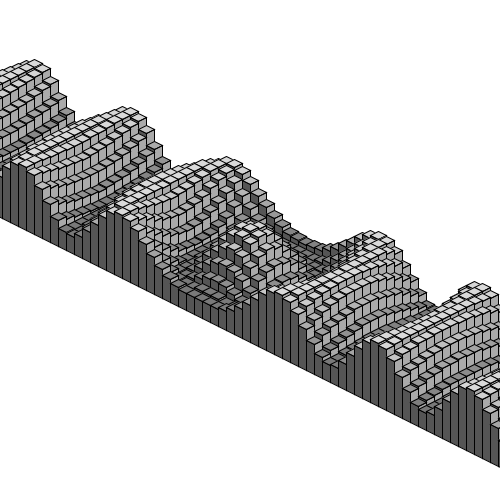
Frame 1 (no input)
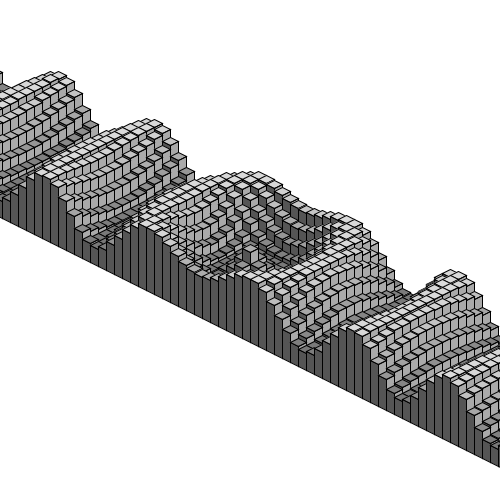
Frame 60 (the mouse pressed at the canvas centre just before this capture)
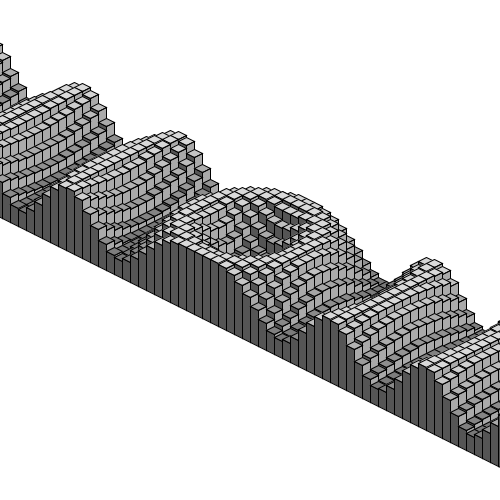
Frame 120 (the mouse held since frame 60 and released just before this capture)

The Processing sketch that drew these frames (run headless with seeded random() and noise(); from frame 60 on, the mouse is pressed at the canvas centre):

// Processing sketch: processing_64384
// ── processing_64384.pde

/*
Made by Jared "BlueThen" C.
Created on November 4, 2009. Refined and commented on November 5, 2009.
www.bluethen.com
*/
/* Variable a is used for determining the shape's y position, coupled with the distance they are from the center. */
float a;
/* Setup(), the first function called when the applet is started */
void setup()
{
  /* The applet is set to 500 pixels by 500 pixels */
  size(500,500);
  /* RGB mode set to maximum of 6, since we'll be using 6 colors. 0 for black, 6 for white, and everything in between. */
  colorMode(RGB, 6);
  /* The stroke color is used to determine the border color of each quadrilateral. */
  stroke(0);
  /* Frame rate is set to 30. */
  frameRate(30);
}
void draw()
{
  /*
  a is decreased by 0.08. It represents the amount of radians the height of our boxes changes, and their speed.
  If we did nothing to a, then none of our shapes will move, so a is a key component in our formulas.
  */
  a -= 0.08;
  /* Screen is cleared and background is set to 6 (white). */
  background(6);
  /*
  These are our loops.
  We loop through 14 rows (-7 through 7) for the x axis, and within each row, we loop through 14 collumns for the z axis
  (x,z) is the ground, while y is verticle)
  */
  int numberOfBoxesPerRowX = 140;
  int numberOfBoxesPerRowZ = 14;
  for (int x = -(numberOfBoxesPerRowX/2); x < (numberOfBoxesPerRowX/2); x++) {
   for (int z = -(numberOfBoxesPerRowZ/2); z < (numberOfBoxesPerRowZ/2); z++) {
    /*
    The y variable is set to determine the height of the box.
    We use formula radius * cos(angle) to determine this.
    Since cosine, when graphed, creates a wave, we can use this to have the boxes transition from small to big smoothly.
     
    The radius pretty much stands for our range. cosine alone will return values between -1 and 1, so we multiply this by
    24 to increase this value. The formula will return something in between -24 and 24.
     
    The angle is in radians. An entire loop (circle) is 2pi radians, or roughly 6.283185.
    Distance is used to create the circular effect. It makes the boxes of the same radius around the center similar.
    The distance ranges from 0 to 7, so 0.55 * distance will be between 0 and 3.85. This will make the highest and lowest
    box a little more than half a loop's difference. a is added on, (subtracted if you want to be technical, since a is negative), to
    provide some sort of change for each frame. If we don't include '+ a' in the algorithm, the boxes would be still.
    */
    int y = int(24 * cos(0.55 * distance(x,z,0,0) + a));
     
    /*
    These are 2 coordinate variations for each quadrilateral.
    Since they can be found in 4 different quadrants (+ and - for x, and + and - for z),
    we'll only need 2 coordinates for each quadrilateral (but we'll need to pair them up differently
    for this to work fully).
     
    Multiplying the x and z variables by 17 will space them 17 pixels apart.
    The 8.5 will determine half the width of the box ()
    8.5 is used because it is half of 17. Since 8.5 is added one way, and 8.5 is subtracted the other way, the total
    width of each box is 17. This will eliminate any sort of spacing in between each box.
     
    If you enable noStroke(), then the whole thing will appear as one 3d shape. Try it.
    */

    int pixelSpacing = 8;

    float xm = x*pixelSpacing -(pixelSpacing/2);
    float xt = x*pixelSpacing +(pixelSpacing/2);
    float zm = z*pixelSpacing -(pixelSpacing/2);
    float zt = z*pixelSpacing +(pixelSpacing/2);
     
    /* We use an integer to define the width and height of the window. This is used to save resources on further calculating */
    int halfw = (int)width/2;
    int halfh = (int)height/2;
     
    /*
    Here is where all the isometric calculating is done.
    We take our 4 coordinates for each quadrilateral, and find their (x,y) coordinates using an isometric formula.
    You'll probably find a similar formula used in some of my other isometric animations. However, I normally use
    these in a function. To avoid using repetitive calculation (for each coordinate of each quadrilateral, which
    would be 3 quads * 4 coords * 3 dimensions = 36 calculations).
     
    Formerly, the isometric formula was ((x - z) * cos(radians(30)) + width/2, (x + z) * sin(radians(30)) - y + height/2).
    however, the cosine and sine are constant, so they could be precalculated. Cosine of 30 degrees returns roughly 0.866, which can round to 1,
    Leaving it out would have little artifacts (unless placed side-by-side to accurate versions, where everything would appear wider in this version)
    Sine of 30 returns 0.5.
     
    We left out subtracting the y value, since this changes for each quadrilateral coordinate. (-40 for the base, and our y variable)
    These are later subtracted in the actual quad().
    */
    int isox1 = int(xm - zm + halfw);
    int isoy1 = int((xm + zm) * 0.5 + halfh);
    int isox2 = int(xm - zt + halfw);
    int isoy2 = int((xm + zt) * 0.5 + halfh);
    int isox3 = int(xt - zt + halfw);
    int isoy3 = int((xt + zt) * 0.5 + halfh);
    int isox4 = int(xt - zm + halfw);
    int isoy4 = int((xt + zm) * 0.5 + halfh);
     
    /* The side quads. 2 and 4 is used for the coloring of each of these quads */
    fill (2);
    quad(isox2, isoy2-y, isox3, isoy3-y, isox3, isoy3+40, isox2, isoy2+40);
    fill (4);
    quad(isox3, isoy3-y, isox4, isoy4-y, isox4, isoy4+40, isox3, isoy3+40);
     
    /*
    The top quadrilateral.
    y, which ranges between -24 and 24, multiplied by 0.05 ranges between -1.2 and 1.2
    We add 4 to get the values up to between 2.8 and 5.2.
    This is a very fair shade of grays, since it doesn't become one extreme or the other.
    */
    fill(4 + y * 0.05);
    quad(isox1, isoy1-y, isox2, isoy2-y, isox3, isoy3-y, isox4, isoy4-y);
   }
  }
}
/* The distance formula */
float distance(float x,float y,float cx,float cy) {
  return sqrt(sq(cx - x) + sq(cy - y));
}
